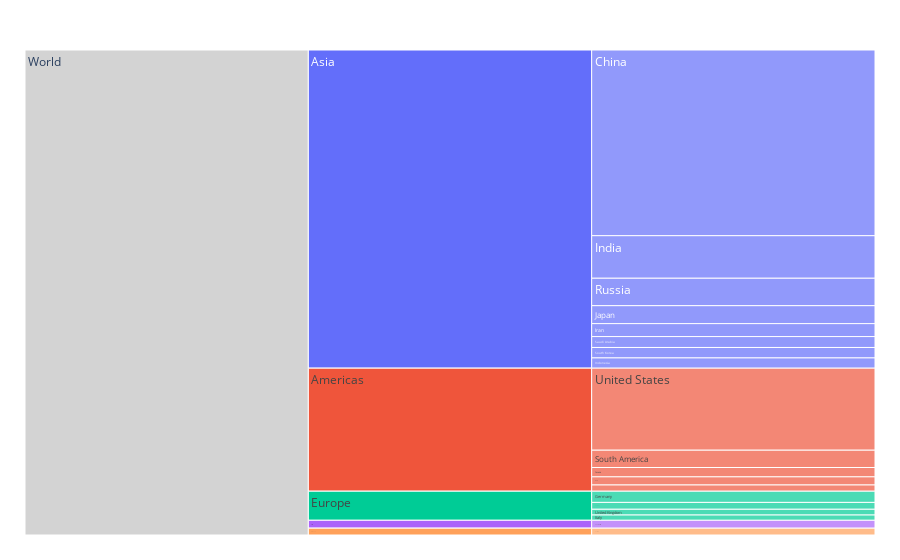

Write notebook code for a chart like this one.
### Code cell
df_2020_share_global_c02 = df_2020[['country','share_global_co2','year']]
df2 = pd.read_csv("plotData2020GlobalEmissions.csv")


import plotly.express as px
df = px.data.tips()
fig = px.icicle(df2, path=[px.Constant("World"), 'continent', 'country'], values='share_global_co2')
fig.update_traces(root_color="lightgrey")
fig.update_layout(margin = dict(t=50, l=25, r=25, b=25))
fig.show()

### Figure 1 — Plotly figure (JSON) as saved in the notebook; plotly's stock layout.template omitted (floating-point values rounded to 4 significant figures)
{"data": [{"branchvalues": "total", "domain": {"x": [0, 1], "y": [0, 1]}, "hovertemplate": "labels=%{label}<br>share_global_co2=%{value}<br>parent=%{parent}<br>id=%{id}<extra></extra>", "ids": ["World/Oceania/Australia", "World/Americas/Brazil", "World/Americas/Canada", "World/Asia/China", "World/Europe/Germany", "World/Asia/India", "World/Asia/Indonesia", "World/Asia/Iran", "World/Europe/Italy", "World/Asia/Japan", "World/Americas/Mexico", "World/Asia/Russia", "World/Asia/Saudi Arabia", "World/Africa/South Africa", "World/Americas/South America", "World/Asia/South Korea", "World/Europe/Turkey", "World/Europe/United Kingdom", "World/Americas/United States", "World/Africa", "World/Americas", "World/Asia", "World/Europe", "World/Oceania", "World"], "labels": ["Australia", "Brazil", "Canada", "China", "Germany", "India", "Indonesia", "Iran", "Italy", "Japan", "Mexico", "Russia", "Saudi Arabia", "South Africa", "South America", "South Korea", "Turkey", "United Kingdom", "United States", "Africa", "Americas", "Asia", "Europe", "Oceania", "World"], "name": "", "parents": ["World/Oceania", "World/Americas", "World/Americas", "World/Asia", "World/Europe", "World/Asia", "World/Asia", "World/Asia", "World/Europe", "World/Asia", "World/Americas", "World/Asia", "World/Asia", "World/Africa", "World/Americas", "World/Asia", "World/Europe", "World/Europe", "World/Americas", "World", "World", "World", "World", "World", ""], "root": {"color": "lightgrey"}, "type": "icicle", "values": [1.13, 1.34, 1.54, 30.65, 1.85, 7.02, 1.69, 2.14, 0.87, 2.96, 1.03, 4.53, 1.8, 1.3, 2.86, 1.72, 1.13, 0.95, 13.54, 1.3, 20.31, 52.51, 4.8, 1.13, 80.05]}], "layout": {"legend": {"tracegroupgap": 0}, "margin": {"b": 25, "l": 25, "r": 25, "t": 50}}}
